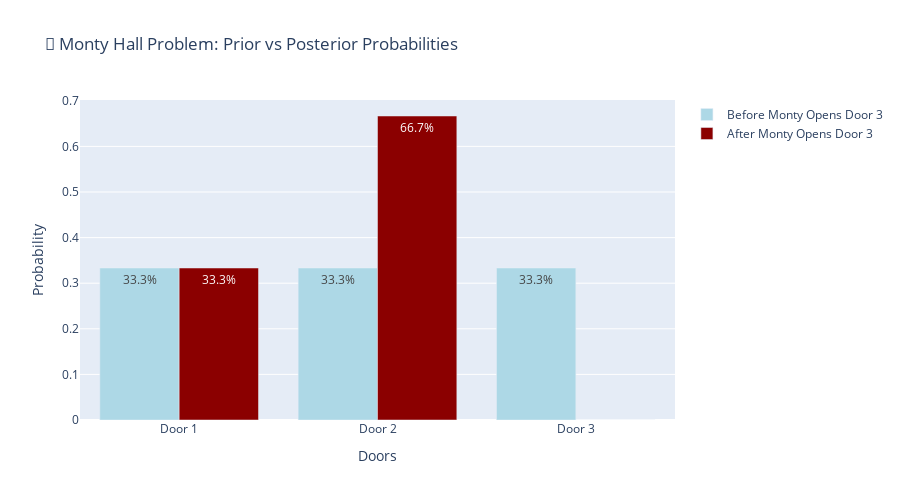

The notebook cell this image was saved under:
### Code cell
# Visualize the Monty Hall problem
fig = go.Figure()

doors = ['Door 1', 'Door 2', 'Door 3']
prior_probs = monty_hall_results['prior']
posterior_probs = monty_hall_results['posterior']

# Add prior probabilities
fig.add_trace(go.Bar(
    name='Before Monty Opens Door 3',
    x=doors,
    y=prior_probs,
    marker_color='lightblue',
    text=[f'{p:.1%}' for p in prior_probs],
    textposition='auto'
))

# Add posterior probabilities
fig.add_trace(go.Bar(
    name='After Monty Opens Door 3',
    x=doors,
    y=posterior_probs,
    marker_color='darkred',
    text=[f'{p:.1%}' for p in posterior_probs],
    textposition='auto'
))

fig.update_layout(
    title='🎲 Monty Hall Problem: Prior vs Posterior Probabilities',
    xaxis_title='Doors',
    yaxis_title='Probability',
    barmode='group',
    height=500
)

fig.show()

print("💡 Key Insight: Information changes everything!")
print("   The act of Monty opening a door provides crucial information")
print("   that dramatically shifts our probability estimates.")

### Figure 1 — Plotly figure (JSON) as saved in the notebook; plotly's stock layout.template omitted (floating-point values rounded to 4 significant figures)
{"data": [{"marker": {"color": "lightblue"}, "name": "Before Monty Opens Door 3", "text": ["33.3%", "33.3%", "33.3%"], "textposition": "auto", "type": "bar", "x": ["Door 1", "Door 2", "Door 3"], "y": [0.3333, 0.3333, 0.3333]}, {"marker": {"color": "darkred"}, "name": "After Monty Opens Door 3", "text": ["33.3%", "66.7%", "0.0%"], "textposition": "auto", "type": "bar", "x": ["Door 1", "Door 2", "Door 3"], "y": [0.3333, 0.6667, 0]}], "layout": {"barmode": "group", "height": 500, "title": {"text": "🎲 Monty Hall Problem: Prior vs Posterior Probabilities"}, "xaxis": {"title": {"text": "Doors"}}, "yaxis": {"title": {"text": "Probability"}}}}
